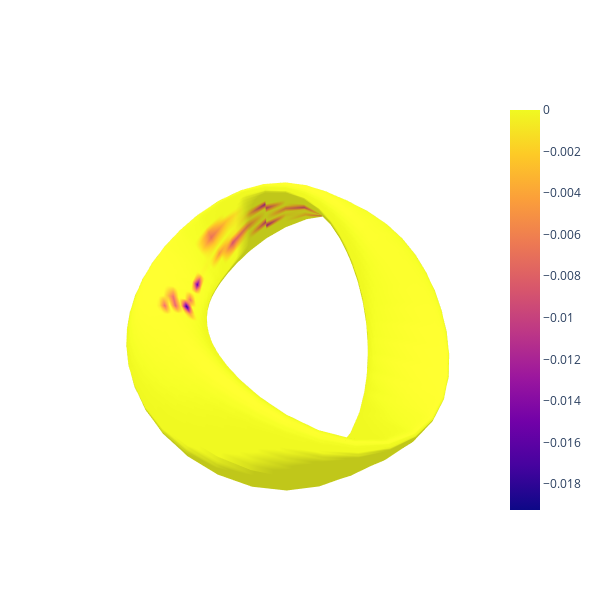

Notebook code cell kept with this figure:
### Code cell
import plotly
import plotly.graph_objects as go

fig = go.Figure()
fig.add_trace(
    go.Surface(
        x=data["X"]
        .reshape((grid1.num_theta, grid1.num_rho, grid1.num_zeta), order="F")
        .squeeze(),
        y=data["Y"]
        .reshape((grid1.num_theta, grid1.num_rho, grid1.num_zeta), order="F")
        .squeeze(),
        z=data["Z"]
        .reshape((grid1.num_theta, grid1.num_rho, grid1.num_zeta), order="F")
        .squeeze(),
        surfacecolor=d_curv1,
    )
)
fig.update_layout(
    scene=dict(
        aspectmode="data",
        xaxis=dict(
            backgroundcolor="white",
            gridcolor="white",
            showbackground=False,
            zerolinecolor="white",
            visible=False,
        ),
        yaxis=dict(
            backgroundcolor="white",
            gridcolor="white",
            showbackground=False,
            zerolinecolor="white",
            visible=False,
        ),
        zaxis=dict(
            backgroundcolor="white",
            gridcolor="white",
            showbackground=False,
            zerolinecolor="white",
            visible=False,
        ),
    ),
    width=600,
    height=600,
)

fig.show()

### Figure 1 — Plotly figure (JSON) as saved in the notebook; plotly's stock layout.template omitted (floating-point values rounded to 4 significant figures; data arrays with more than 128 entries replaced by an {"elided": "..."} marker saying what was removed)
{"data": [{"surfacecolor": {"elided": "42x82 float values"}, "type": "surface", "x": {"elided": "41x41 float values"}, "y": {"elided": "41x41 float values"}, "z": {"elided": "41x41 float values"}}], "layout": {"height": 600, "scene": {"aspectmode": "data", "aspectratio": {"x": 1.596, "y": 1.415, "z": 0.4429}, "camera": {"center": {"x": 0, "y": 0, "z": 0}, "eye": {"x": -1.417, "y": 0.2287, "z": 1.621}, "projection": {"type": "perspective"}, "up": {"x": 0, "y": 0, "z": 1}}, "xaxis": {"backgroundcolor": "white", "gridcolor": "white", "showbackground": false, "type": "linear", "visible": false, "zerolinecolor": "white"}, "yaxis": {"backgroundcolor": "white", "gridcolor": "white", "showbackground": false, "type": "linear", "visible": false, "zerolinecolor": "white"}, "zaxis": {"backgroundcolor": "white", "gridcolor": "white", "showbackground": false, "type": "linear", "visible": false, "zerolinecolor": "white"}}, "width": 600}}
